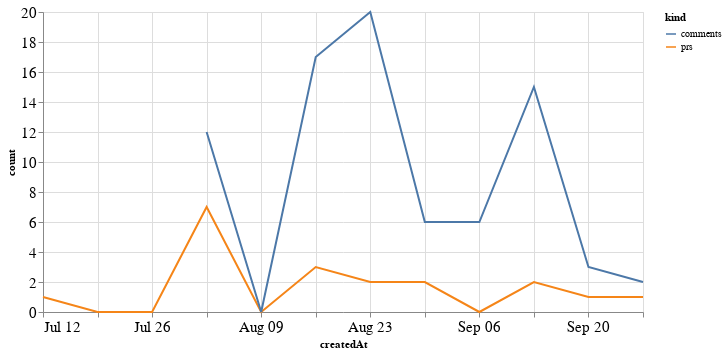

Notebook code for this chart:
### Code cell
alt.Chart(total_time, width=600).mark_line().encode(
    x='createdAt',
    y='count',
    color='kind'
)

### Figure 1 — Vega-Lite specification as saved in the notebook (floating-point values rounded to 4 significant figures)
{"config": {"axisLeft": {"labelFontSize": 15}, "axisBottom": {"labelFontSize": 15}}, "data": {"name": "data-c14d95aaa400fb4304295a49dca5409f"}, "mark": "line", "encoding": {"color": {"type": "nominal", "field": "kind"}, "x": {"type": "temporal", "field": "createdAt"}, "y": {"type": "quantitative", "field": "count"}}, "width": 600, "$schema": "https://vega.github.io/schema/vega-lite/v4.8.1.json", "datasets": {"data-c14d95aaa400fb4304295a49dca5409f": [{"createdAt": "2020-07-12T00:00:00", "kind": "prs", "count": 1.0}, {"createdAt": "2020-07-19T00:00:00", "kind": "prs", "count": 0.0}, {"createdAt": "2020-07-26T00:00:00", "kind": "prs", "count": 0.0}, {"createdAt": "2020-08-02T00:00:00", "kind": "prs", "count": 7.0}, {"createdAt": "2020-08-09T00:00:00", "kind": "prs", "count": 0.0}, {"createdAt": "2020-08-16T00:00:00", "kind": "prs", "count": 3.0}, {"createdAt": "2020-08-23T00:00:00", "kind": "prs", "count": 2.0}, {"createdAt": "2020-08-30T00:00:00", "kind": "prs", "count": 2.0}, {"createdAt": "2020-09-06T00:00:00", "kind": "prs", "count": 0.0}, {"createdAt": "2020-09-13T00:00:00", "kind": "prs", "count": 2.0}, {"createdAt": "2020-09-20T00:00:00", "kind": "prs", "count": 1.0}, {"createdAt": "2020-09-27T00:00:00", "kind": "prs", "count": 1.0}, {"createdAt": "2020-07-12T00:00:00", "kind": "comments", "count": null}, {"createdAt": "2020-07-19T00:00:00", "kind": "comments", "count": null}, {"createdAt": "2020-07-26T00:00:00", "kind": "comments", "count": null}, {"createdAt": "2020-08-02T00:00:00", "kind": "comments", "count": 12.0}, {"createdAt": "2020-08-09T00:00:00", "kind": "comments", "count": 0.0}, {"createdAt": "2020-08-16T00:00:00", "kind": "comments", "count": 17.0}, {"createdAt": "2020-08-23T00:00:00", "kind": "comments", "count": 20.0}, {"createdAt": "2020-08-30T00:00:00", "kind": "comments", "count": 6.0}, {"createdAt": "2020-09-06T00:00:00", "kind": "comments", "count": 6.0}, {"createdAt": "2020-09-13T00:00:00", "kind": "comments", "count": 15.0}, {"createdAt": "2020-09-20T00:00:00", "kind": "comments", "count": 3.0}, {"createdAt": "2020-09-27T00:00:00", "kind": "comments", "count": 2.0}]}}
